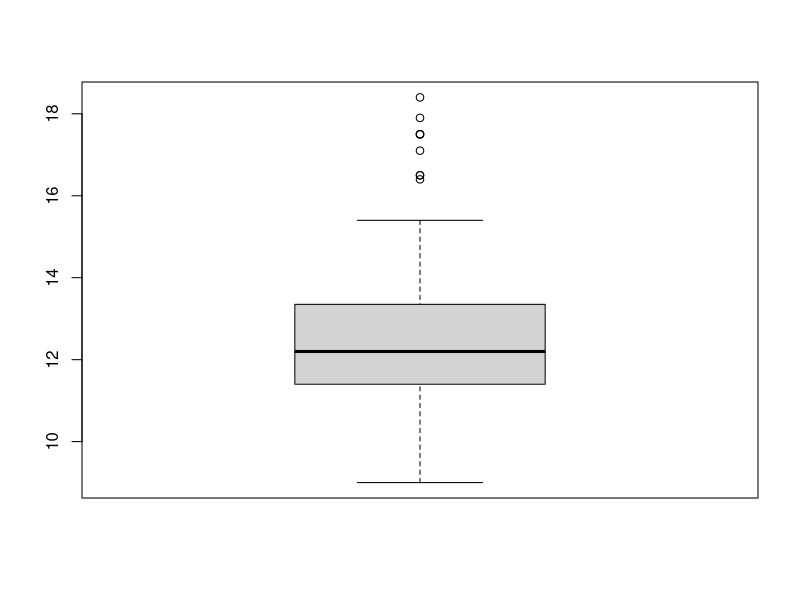
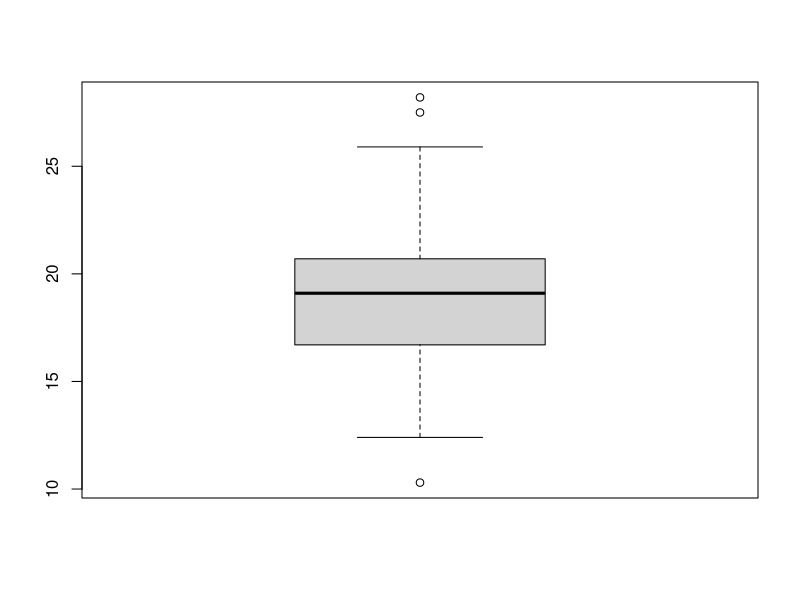
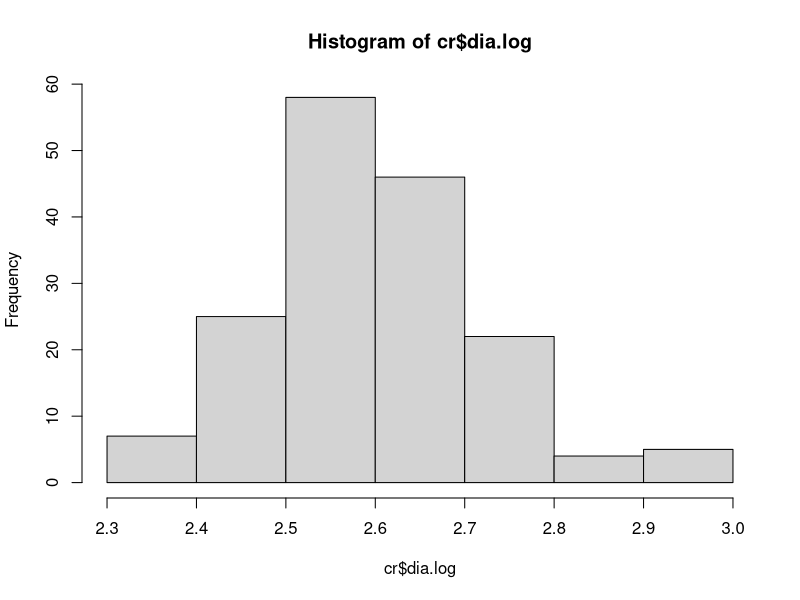
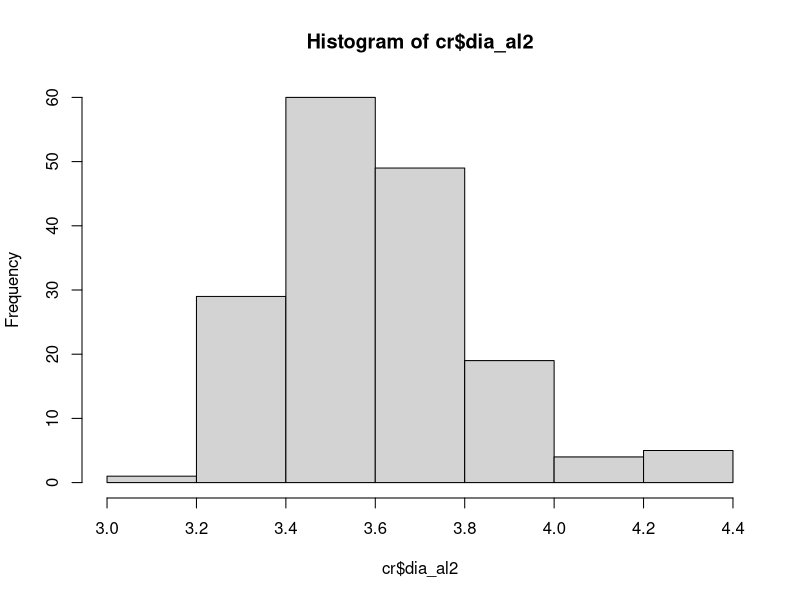
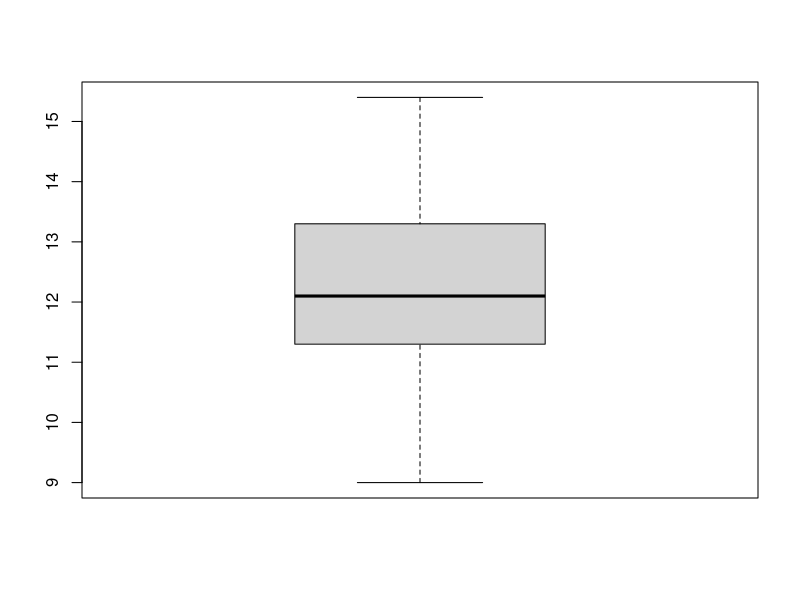
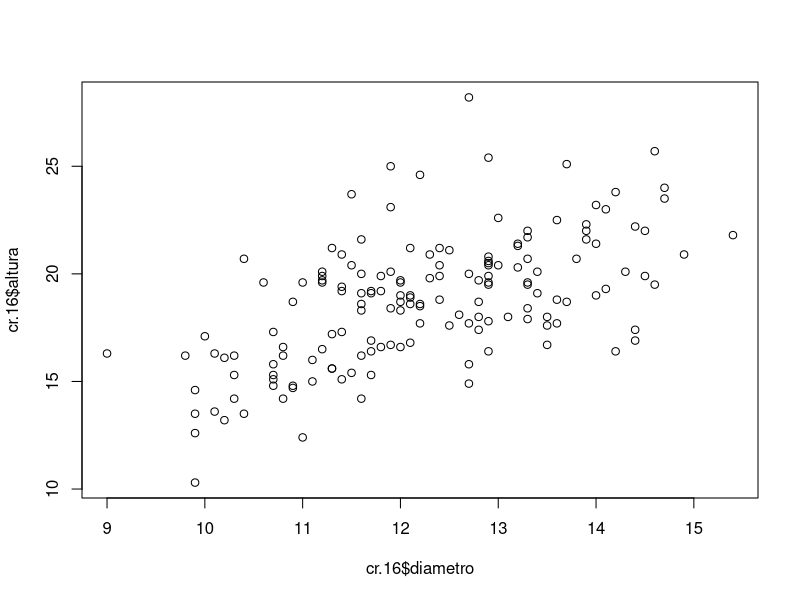
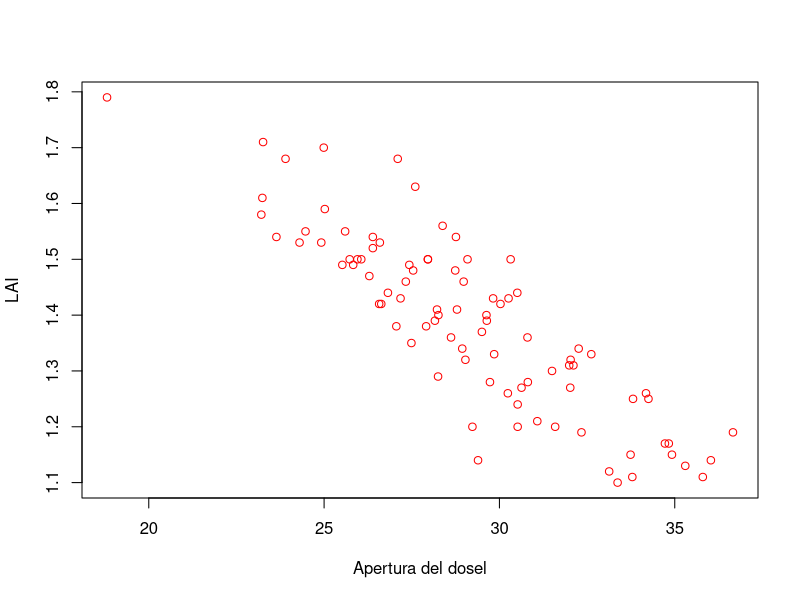
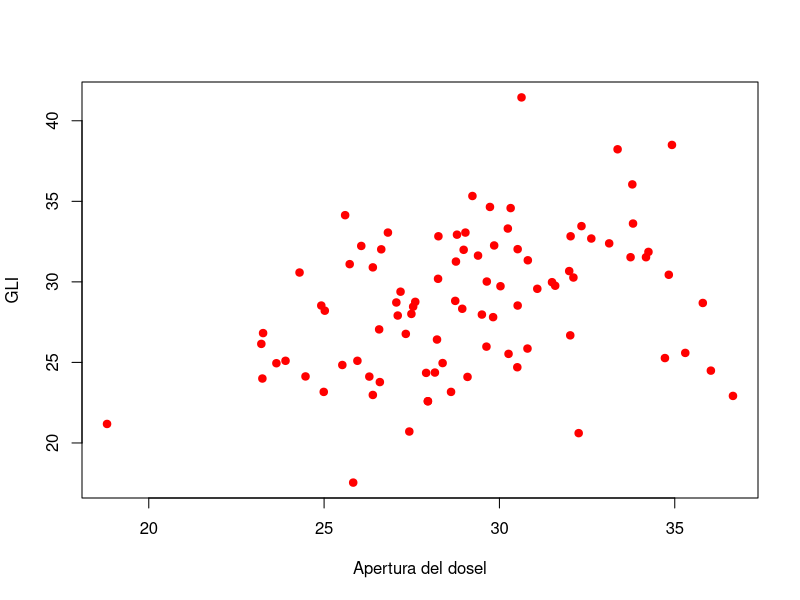

These charts were generated, in order, by the following R code:
# Clase 4

cr <- read.csv("Clases/cedro-rojo.csv", header = TRUE)

# Revisión gráfica y de normalidad de los datos
boxplot(cr$diametro)
boxplot(cr$altura)

shapiro.test(cr$diametro) # Variable no normal
shapiro.test(cr$altura)

# Transformar la variable diametro para normalizar

cr$dia.log <- log(cr$diametro + 1)

shapiro.test(cr$dia.log)
hist(cr$dia.log)


# Transformar por raíz cuadrada

cr$dia_al2 <- sqrt(cr$diametro + 0.5)
shapiro.test(cr$dia_al2)
hist(cr$dia_al2)


cor.test(cr$diametro, cr$altura)


# Crear un subset (subconjuto) con diámestros menores a 16

cr.16 <- subset(cr, cr$diametro <16)
boxplot(cr.16$diametro)
shapiro.test(cr.16$diametro)

cor.test(cr.16$diametro, cr.16$altura)

plot(cr.16$diametro, cr.16$altura)


# Revisar datos de CANOPY

canopy <- read.csv("Clases/canopy.csv", header=T)

# Realizar un subset solo con los datos de CBE

cbe <- subset(canopy, canopy$Forest =="CBE")

plot(cbe$Cnpy, cbe$LAI4, col= "red", xlab="Apertura del dosel",
     ylab="LAI")

cor.test(cbe$Cnpy, cbe$GLI)

plot(cbe$Cnpy, cbe$GLI, col= "red", xlab="Apertura del dosel",
     ylab="GLI", pch=19)

